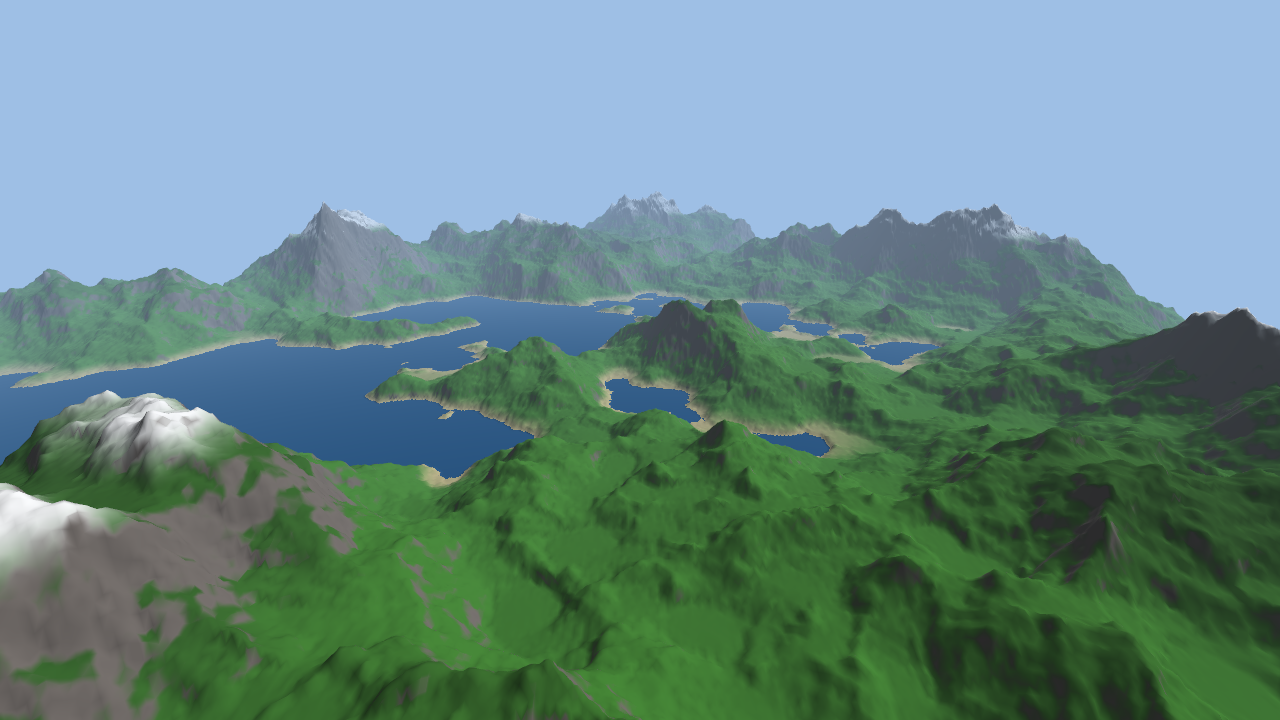

Here is the Python script that generated this plot:
"""Heightmap terrain renderer: PyOpenGL + GLFW + NumPy (classic VAO/VBO/EBO pipeline).
Terrain is described by a Lua recipe (lupa) whose heavy ops -- fBm noise and hydraulic
erosion -- run in a Rust extension (terrain_core, PyO3).

Controls: WASD move, Space/Ctrl up/down, mouse look, scroll = speed, F = wireframe, Esc = quit.
Usage:  python terrain.py [--recipe terrain.lua] [--size 512] [--shot out.png]
"""
import argparse, ctypes, math, time

import glfw
import numpy as np
from OpenGL.GL import *
from OpenGL.GL.shaders import compileProgram, compileShader
from lupa import LuaRuntime
from PIL import Image

import terrain_core  # Rust (PyO3) module: build with `maturin develop --release -m terrain_core/Cargo.toml`

VS = """#version 330 core
layout(location=0) in vec3 aPos;
layout(location=1) in vec3 aNormal;
uniform mat4 uMVP;
out vec3 vPos; out vec3 vNormal;
void main() { vPos = aPos; vNormal = aNormal; gl_Position = uMVP * vec4(aPos, 1.0); }
"""

FS = """#version 330 core
in vec3 vPos; in vec3 vNormal;
uniform vec3 uEye; uniform float uScale; uniform float uWater;
out vec4 frag;
const vec3 SUN = normalize(vec3(0.6, 0.8, 0.3));
const vec3 SKY = vec3(0.62, 0.75, 0.90);
void main() {
    vec3 n = normalize(vNormal);
    float h = vPos.y / uScale;
    float slope = 1.0 - n.y;
    vec3 c;
    if (h <= uWater + 0.001) c = vec3(0.10, 0.30, 0.50);
    else {
        c = mix(vec3(0.76, 0.70, 0.50), vec3(0.25, 0.50, 0.18), smoothstep(uWater, uWater + 0.04, h));
        c = mix(c, vec3(0.20, 0.38, 0.15), smoothstep(0.45, 0.6, h));
        c = mix(c, vec3(0.45, 0.42, 0.40), smoothstep(0.25, 0.45, slope));   // rock on steep faces
        c = mix(c, vec3(0.95), smoothstep(0.72, 0.80, h) * (1.0 - smoothstep(0.35, 0.55, slope)));
    }
    float diff = max(dot(n, SUN), 0.0);
    vec3 lit = c * (0.30 + 0.75 * diff);
    float fog = 1.0 - exp(-pow(length(vPos - uEye) * 0.0018, 2.0));
    frag = vec4(mix(lit, SKY, fog), 1.0);
}
"""


def run_recipe(path, size):
    """Execute a Lua terrain recipe; it returns {height=..., water=..., height_scale=...}."""
    as_np = lambda b: np.frombuffer(b, np.float32).reshape(size, size).copy()
    opts = lambda t: dict(t.items()) if t else {}

    def image(path):
        img = Image.open(path).convert("F").resize((size, size), Image.BICUBIC)
        h = np.asarray(img, np.float32)
        return (h - h.min()) / max(h.max() - h.min(), 1e-6)

    api = {
        "size": size,
        "fbm": lambda t=None: as_np(terrain_core.fbm(size, **opts(t))),
        "erode": lambda h, t=None: as_np(terrain_core.erode(np.ascontiguousarray(h, np.float32).tobytes(), size, **opts(t))),
        "image": image,
        "mix": lambda a, b, t: a * (1 - t) + b * t,
        "mul": lambda a, b: a * b,
        "pow": lambda h, e: np.clip(h, 0, None) ** e,
    }
    lua = LuaRuntime(register_eval=False, register_builtins=False)
    lua.globals().terrain = lua.table_from(api)
    with open(path) as f:
        result = opts(lua.execute(f.read()))
    h = np.asarray(result["height"], np.float32)
    h = (h - h.min()) / max(h.max() - h.min(), 1e-6)
    return h, float(result.get("water", 0.25)), float(result.get("height_scale", 90))


def build_mesh(h, water, scale):
    """Grid of (x, y, z, nx, ny, nz) vertices + uint32 triangle indices."""
    n = h.shape[0]
    y = np.maximum(h, water) * scale  # flat water surface
    z, x = np.mgrid[0:n, 0:n].astype(np.float32)
    x -= n / 2; z -= n / 2
    dz, dx = np.gradient(y)
    normals = np.dstack([-dx, np.ones_like(y), -dz])
    normals /= np.linalg.norm(normals, axis=2, keepdims=True)
    verts = np.dstack([x, y, z, normals]).reshape(-1, 6).astype(np.float32)

    i = np.arange(n * n, dtype=np.uint32).reshape(n, n)
    a, b, c, d = i[:-1, :-1], i[:-1, 1:], i[1:, :-1], i[1:, 1:]
    idx = np.stack([a, c, b, b, c, d], axis=-1).ravel()
    return verts, idx


def perspective(fovy, aspect, near, far):
    f = 1 / math.tan(math.radians(fovy) / 2)
    return np.array([[f / aspect, 0, 0, 0],
                     [0, f, 0, 0],
                     [0, 0, (far + near) / (near - far), 2 * far * near / (near - far)],
                     [0, 0, -1, 0]], np.float32)


def look_at(eye, target, up=(0, 1, 0)):
    f = target - eye; f /= np.linalg.norm(f)
    s = np.cross(f, up); s /= np.linalg.norm(s)
    u = np.cross(s, f)
    m = np.identity(4, np.float32)
    m[0, :3], m[1, :3], m[2, :3] = s, u, -f
    m[:3, 3] = -m[:3, :3] @ eye
    return m


def main():
    ap = argparse.ArgumentParser()
    ap.add_argument("--recipe", default="terrain.lua", help="Lua terrain recipe")
    ap.add_argument("--size", type=int, default=512)
    ap.add_argument("--shot", help="render a few frames, save PNG, exit")
    args = ap.parse_args()

    if not glfw.init():
        raise SystemExit("glfw init failed")
    glfw.window_hint(glfw.CONTEXT_VERSION_MAJOR, 3)
    glfw.window_hint(glfw.CONTEXT_VERSION_MINOR, 3)
    glfw.window_hint(glfw.OPENGL_PROFILE, glfw.OPENGL_CORE_PROFILE)
    glfw.window_hint(glfw.SAMPLES, 4)
    if args.shot:
        glfw.window_hint(glfw.VISIBLE, False)
    win = glfw.create_window(1280, 720, "PyOpenGL terrain", None, None)
    glfw.make_context_current(win)
    glfw.swap_interval(1)

    t0 = time.perf_counter()
    h, water, height_scale = run_recipe(args.recipe, args.size)
    print(f"recipe {args.recipe}: {time.perf_counter() - t0:.2f}s")
    verts, idx = build_mesh(h, water, height_scale)

    prog = compileProgram(compileShader(VS, GL_VERTEX_SHADER), compileShader(FS, GL_FRAGMENT_SHADER))
    vao = glGenVertexArrays(1)
    glBindVertexArray(vao)
    vbo, ebo = glGenBuffers(2)
    glBindBuffer(GL_ARRAY_BUFFER, vbo)
    glBufferData(GL_ARRAY_BUFFER, verts.nbytes, verts, GL_STATIC_DRAW)
    glBindBuffer(GL_ELEMENT_ARRAY_BUFFER, ebo)
    glBufferData(GL_ELEMENT_ARRAY_BUFFER, idx.nbytes, idx, GL_STATIC_DRAW)
    for loc, off in ((0, 0), (1, 12)):
        glEnableVertexAttribArray(loc)
        glVertexAttribPointer(loc, 3, GL_FLOAT, GL_FALSE, 24, ctypes.c_void_p(off))

    u_mvp, u_eye = glGetUniformLocation(prog, "uMVP"), glGetUniformLocation(prog, "uEye")
    glUseProgram(prog)
    glUniform1f(glGetUniformLocation(prog, "uScale"), height_scale)
    glUniform1f(glGetUniformLocation(prog, "uWater"), water)
    glEnable(GL_DEPTH_TEST)
    glEnable(GL_MULTISAMPLE)
    glClearColor(0.62, 0.75, 0.90, 1)

    # camera state
    half = args.size / 2
    eye = np.array([-half * 0.9, height_scale * 1.3, half * 0.9], np.float32)
    yaw, pitch, speed = -45.0, -18.0, 60.0
    wire = False
    state = {"scroll": 0.0, "wire_toggle": False}
    glfw.set_scroll_callback(win, lambda w, dx, dy: state.__setitem__("scroll", state["scroll"] + dy))
    glfw.set_key_callback(win, lambda w, k, s, a, m: state.__setitem__("wire_toggle", True)
                          if k == glfw.KEY_F and a == glfw.PRESS else None)
    if not args.shot:
        glfw.set_input_mode(win, glfw.CURSOR, glfw.CURSOR_DISABLED)
    last_mouse = glfw.get_cursor_pos(win)
    last_t, frames, fps_t = time.perf_counter(), 0, time.perf_counter()

    while not glfw.window_should_close(win):
        glfw.poll_events()
        now = time.perf_counter(); dt = now - last_t; last_t = now
        if glfw.get_key(win, glfw.KEY_ESCAPE) == glfw.PRESS:
            break

        mx, my = glfw.get_cursor_pos(win)
        if not args.shot:
            yaw += (mx - last_mouse[0]) * 0.1
            pitch = max(-89.0, min(89.0, pitch - (my - last_mouse[1]) * 0.1))
        last_mouse = (mx, my)
        speed = max(5.0, speed * (1.15 ** state["scroll"])); state["scroll"] = 0.0
        if state["wire_toggle"]:
            wire = not wire; state["wire_toggle"] = False
            glPolygonMode(GL_FRONT_AND_BACK, GL_LINE if wire else GL_FILL)

        fwd = np.array([math.cos(math.radians(pitch)) * math.cos(math.radians(yaw)),
                        math.sin(math.radians(pitch)),
                        math.cos(math.radians(pitch)) * math.sin(math.radians(yaw))], np.float32)
        right = np.cross(fwd, (0, 1, 0)); right /= np.linalg.norm(right)
        for key, vec in ((glfw.KEY_W, fwd), (glfw.KEY_S, -fwd), (glfw.KEY_D, right), (glfw.KEY_A, -right),
                         (glfw.KEY_SPACE, np.array([0, 1, 0])), (glfw.KEY_LEFT_CONTROL, np.array([0, -1, 0]))):
            if glfw.get_key(win, key) == glfw.PRESS:
                eye += vec * speed * dt

        w, hgt = glfw.get_framebuffer_size(win)
        glViewport(0, 0, w, hgt)
        glClear(GL_COLOR_BUFFER_BIT | GL_DEPTH_BUFFER_BIT)
        mvp = perspective(60, w / max(hgt, 1), 0.5, 3000) @ look_at(eye, eye + fwd)
        glUniformMatrix4fv(u_mvp, 1, GL_TRUE, mvp)  # row-major numpy -> transpose
        glUniform3fv(u_eye, 1, eye)
        glDrawElements(GL_TRIANGLES, idx.size, GL_UNSIGNED_INT, None)

        frames += 1
        if args.shot and frames == 3:
            data = glReadPixels(0, 0, w, hgt, GL_RGB, GL_UNSIGNED_BYTE)
            Image.frombytes("RGB", (w, hgt), data).transpose(Image.FLIP_TOP_BOTTOM).save(args.shot)
            print(f"saved {args.shot} ({w}x{hgt}, {idx.size // 3} triangles)")
            break
        glfw.swap_buffers(win)
        if now - fps_t > 0.5:
            glfw.set_window_title(win, f"PyOpenGL terrain | {frames / (now - fps_t):.0f} fps | "
                                       f"{idx.size // 3:,} tris | speed {speed:.0f}")
            frames, fps_t = 0, now

    glfw.terminate()


if __name__ == "__main__":
    main()
